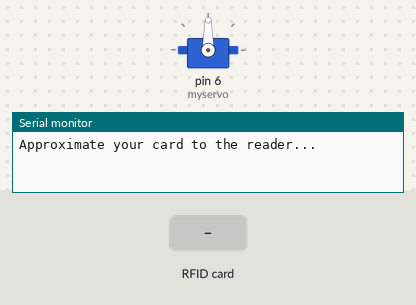
Bench run of a sketch on a simulated Arduino Uno, built with avr-gcc and run on an emulated ATmega328P. Parts: servo, the last lines printed to the serial monitor. The inputs (shaded band) are chosen by the test bench.

Above: at 1.2 s.
1.3 s: RFID card B9 DF EC D5 held to the reader
At 2.4 s:
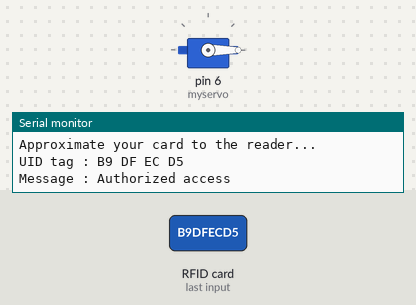
2.8 s: RFID card 5E 7A 19 C4 held to the reader
At 3.8 s:
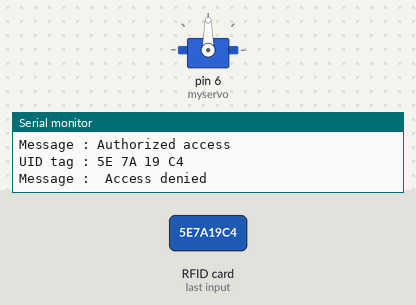
Timing chart, 0 to 5.8 s (numbered marks = the images above; inputs shaded):
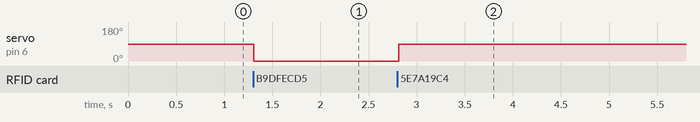

The sketch:

rfid_lock.ino
```cpp
/*
 *
 * All the resources for this project: https://www.hackster.io/Aritro
 * Modified by Aritro Mukherjee
 *
 *
 */

#include <SPI.h>
#include <MFRC522.h>
#include <Servo.h>
Servo myservo;
#define SS_PIN 10
#define RST_PIN 9
MFRC522 mfrc522(SS_PIN, RST_PIN);   // Create MFRC522 instance.

void setup()
{
  myservo.attach(6);
  Serial.begin(9600);   // Initiate a serial communication
  SPI.begin();      // Initiate  SPI bus
  mfrc522.PCD_Init();   // Initiate MFRC522
  Serial.println("Approximate your card to the reader...");
  Serial.println();

}
void loop()
{
  // Look for new cards
  if ( ! mfrc522.PICC_IsNewCardPresent())
  {
    return;
  }
  // Select one of the cards
  if ( ! mfrc522.PICC_ReadCardSerial())
  {
    return;
  }
  //Show UID on serial monitor
  Serial.print("UID tag :");
  String content= "";
  byte letter;
  for (byte i = 0; i < mfrc522.uid.size; i++)
  {
     Serial.print(mfrc522.uid.uidByte[i] < 0x10 ? " 0" : " ");
     Serial.print(mfrc522.uid.uidByte[i], HEX);
     content.concat(String(mfrc522.uid.uidByte[i] < 0x10 ? " 0" : " "));
     content.concat(String(mfrc522.uid.uidByte[i], HEX));
  }
  Serial.println();
  Serial.print("Message : ");
  content.toUpperCase();
  if (content.substring(1) == "B9 DF EC D5") //change here the UID of the card/cards that you want to give access
  {
    Serial.println("Authorized access");
    myservo.write(0);
    delay(1000);
  }

 else   {
    Serial.println(" Access denied");
    myservo.write(90);
    delay(1000);
  }
}
```

Measured:
- after the input at 1.3 s, servo on pin 6 (myservo): 90° → 0° at once
- after the input at 2.8 s, servo on pin 6 (myservo): 0° → 90° at once
